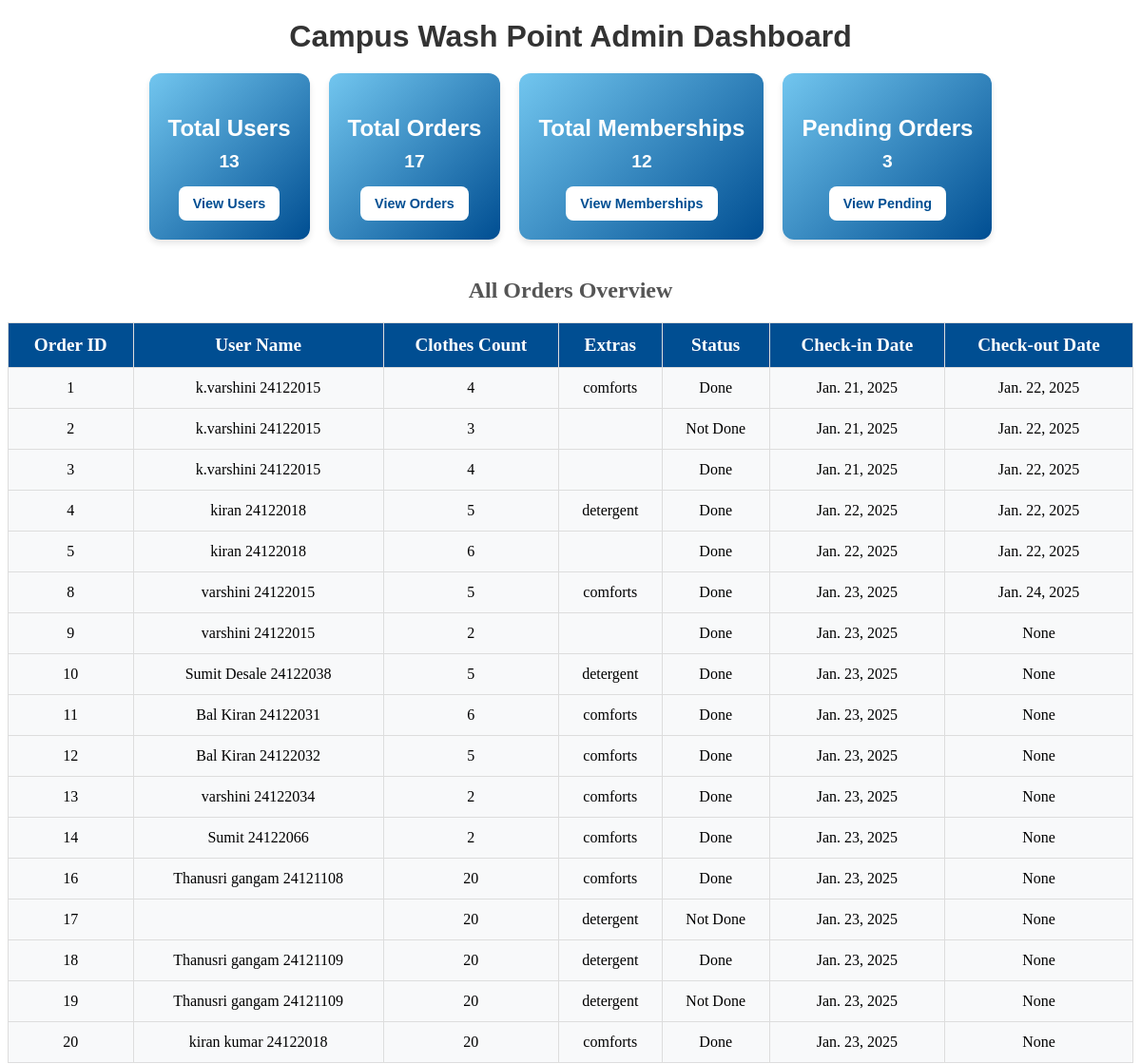
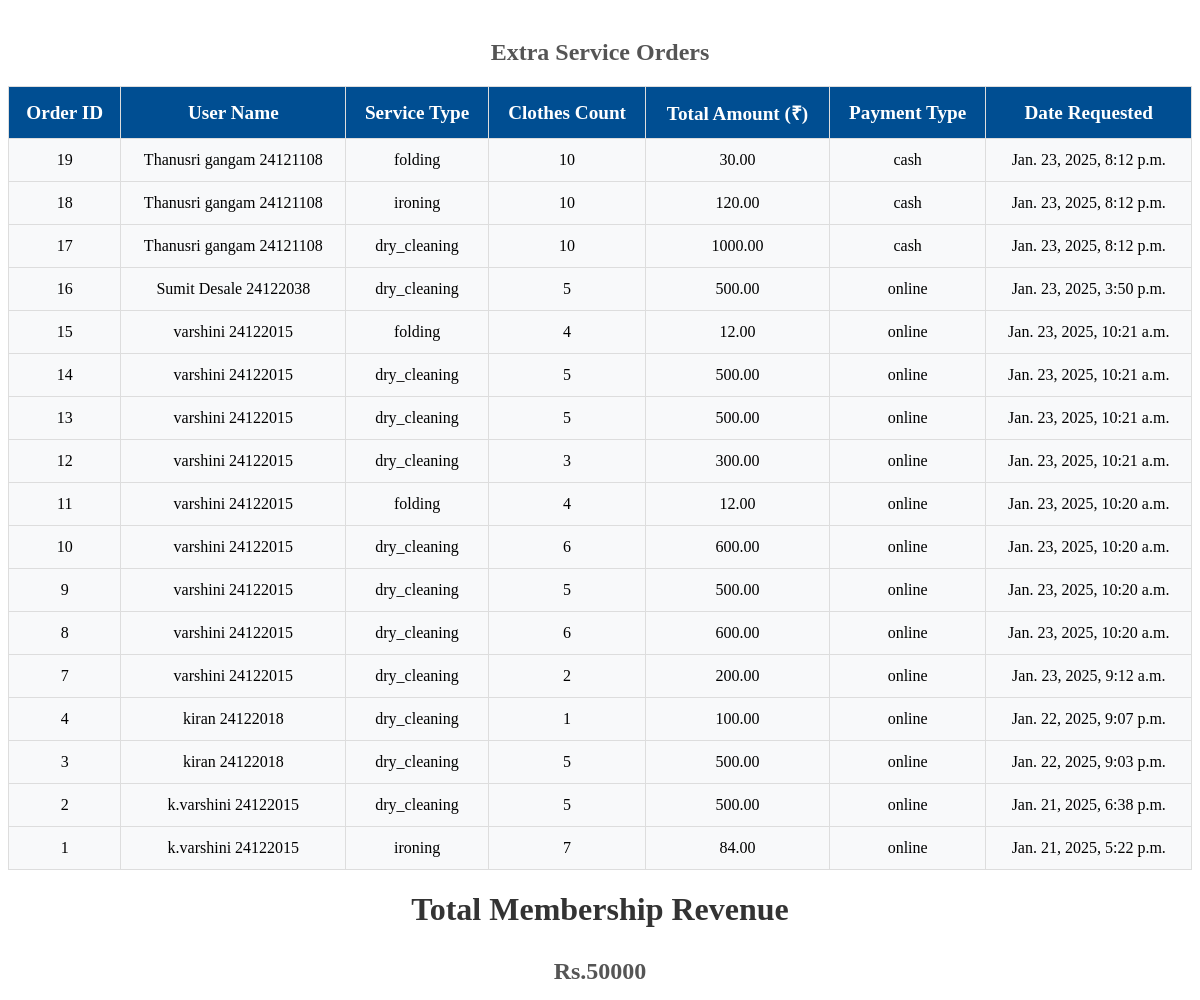
Page /admin-dash on the earlier database version (2 pictures, top to bottom).
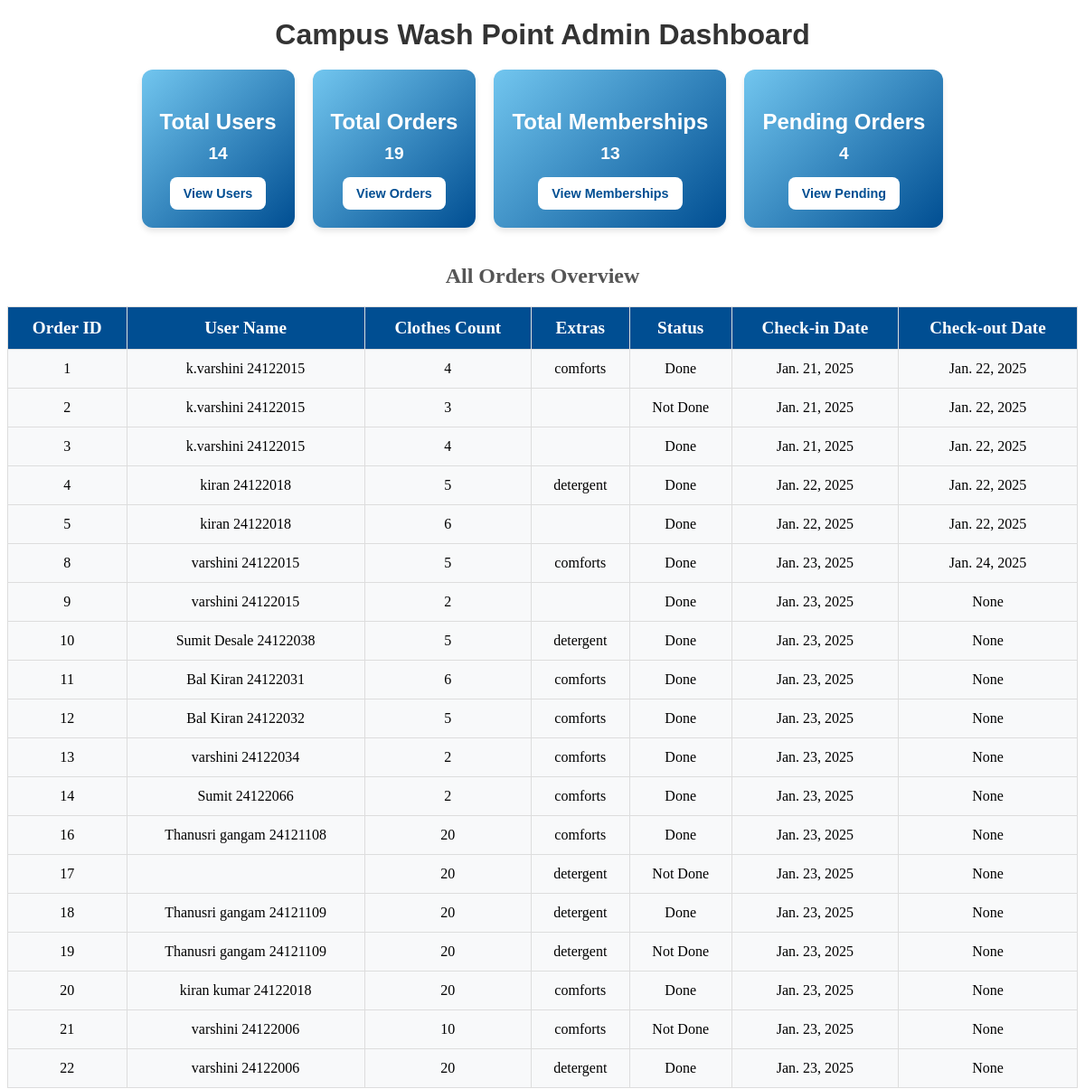
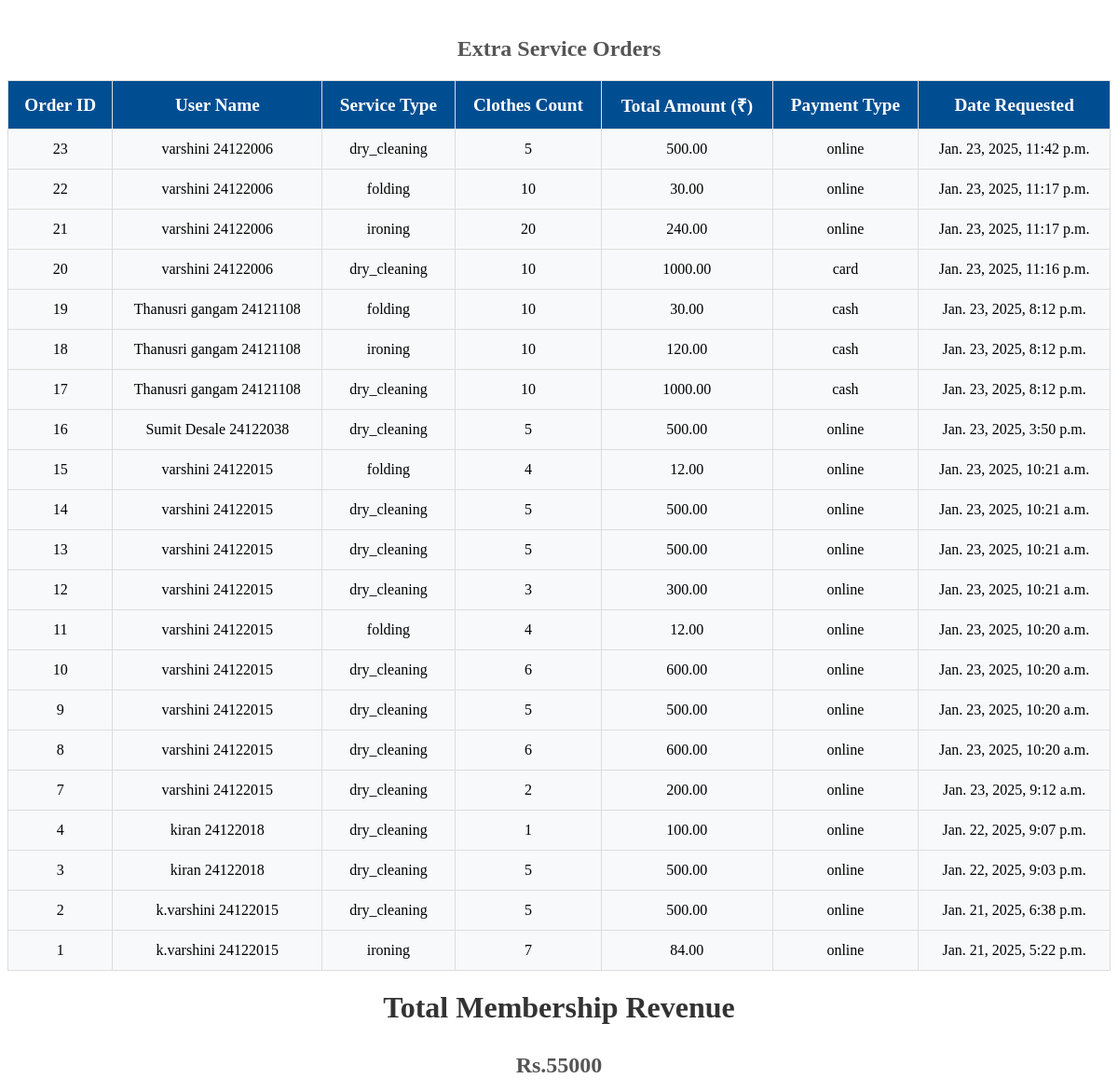
Same page on the later database version (2 pictures, top to bottom).
### campuswashapp/models.py (models this page shows, shortened)
class LaundryOrders(models.Model):
    STATUS_CHOICES = [
        ('Not Done', 'Not Done'),
        ('Done', 'Done'),
    ]
    laundry_id = models.AutoField(primary_key=True)
    user = models.ForeignKey(User, on_delete=models.CASCADE)
    membership = models.ForeignKey(laundry_Membership, on_delete=models.CASCADE)  # Assuming Membership model is defined
    clothes_count = models.PositiveIntegerField()
    extra_item = models.TextField(blank=True, null=True)  # For additional items like blankets, etc.
    check_in_date = models.DateField(auto_now_add=True)
    check_in_time = models.TimeField(auto_now_add=True)
    check_out_date = models.DateField(null=True, blank=True)  # Default null, updated by admin
    status = models.CharField(
        max_length=10,
        choices=STATUS_CHOICES,
        default='Not Done',  # Default value for new orders
    )

class ExtraService(models.Model):
    EXTRA_SERVICE_CHOICES = [
        ('dry_cleaning', 'Dry Cleaning'),
        ('ironing', 'Ironing'),
        ('folding', 'Folding'),
    ]
    PAYMENT_TYPE_CHOICES = [
        ('online', 'Online'),
        ('card', 'Card'),
        ('cash', 'Cash'),
    ]
    user = models.ForeignKey(User, on_delete=models.CASCADE, related_name='extra_services')
    extraService = models.CharField(max_length=20, choices=EXTRA_SERVICE_CHOICES)
    clothesCount = models.PositiveIntegerField()
    totalAmount = models.DecimalField(max_digits=10, decimal_places=2)
    paymentType = models.CharField(max_length=10, choices=PAYMENT_TYPE_CHOICES)
    date_requested = models.DateTimeField(auto_now_add=True)
    from django.db import models

### campuswashapp/views.py (the view)
# urls.py: path('admin-dash',admin_dash, name='admin_dash'),  # User profile page
def admin_dash(request):
    total_users = User.objects.count()
    total_orders = LaundryOrders.objects.count()
    pending_orders = LaundryOrders.objects.filter(status='Not Done').count()
    total_memberships = laundry_Membership.objects.count()
    six_month_memberships = laundry_Membership.objects.filter(membership_type='6 months').count()
    twelve_month_memberships = laundry_Membership.objects.filter(membership_type='12 months').count()
    membership_revenue = (
        laundry_Payments.objects
        .filter(payment_for='membership')
        .aggregate(total=Sum('amount'))['total'] or 0
    )
    orders = LaundryOrders.objects.all()
    extra_services = ExtraService.objects.all().order_by('-date_requested')
    context = {
        'total_users': total_users,
        'total_orders': total_orders,
        'pending_orders': pending_orders,
        'total_memberships': total_memberships,
        'six_month_memberships': six_month_memberships,
        'twelve_month_memberships': twelve_month_memberships,
        'orders': orders,  # Adding orders to the context
        'membership_revenue': membership_revenue,
        'extra_services': extra_services,  # Including extra services in the context
    }
    return render(request, 'admin/index.html', context)

### templates/admin/index.html (shortened to what this page needs)
{% block content %}
<div class="dashboard">
    <h1>Campus Wash Point Admin Dashboard</h1>
    <div class="stats">
        <div class="stat">
            <h3>Total Users</h3>
            <p>{{ total_users }}</p>
            <button onclick="location.href='/admin/auth/user/'">View Users</button>
        </div>
        <div class="stat">
            <h3>Total Orders</h3>
            <p>{{ total_orders }}</p>
            <button onclick="location.href='/admin/campuswashapp/laundryorders/'">View Orders</button>
        </div>
        <div class="stat">
            <h3>Total Memberships</h3>
            <p>{{ total_memberships }}</p>
            <button onclick="location.href='/admin/campuswashapp/laundry_membership/'">View Memberships</button>
        </div>
        <div class="stat">
            <h3>Pending Orders</h3>
            <p>{{ pending_orders }}</p>
            <button onclick="location.href='/admin/campuswashapp/laundryorders/?status=Not+Done'">View Pending</button>
        </div>
    </div>
</div>
<div class="orders-table">
    <h2>All Orders Overview</h2>
    <table>
        <thead>
            <tr>
                <th>Order ID</th>
                <th>User Name</th>
                <th>Clothes Count</th>
                <th>Extras</th>
                <th>Status</th>
                <th>Check-in Date</th>
                <th>Check-out Date</th>
            </tr>
        </thead>
        <tbody>
            {% for order in orders %}
            <tr>
                <td>{{ order.laundry_id }}</td>
                <td>{{ order.user.first_name }} {{ order.user.last_name }}</td>
                <td>{{ order.clothes_count }}</td>
                <td>{{ order.extra_item }}</td>
                <td>{{ order.status }}</td>
                <td>{{ order.check_in_date }}</td>
                <td>{{ order.check_out_date }}</td>
            </tr>
            {% empty %}
            <tr>
                <td colspan="7">No orders available</td>
            </tr>
            {% endfor %}
        </tbody>
    </table>
</div>
 <div class="extra-services-table mb-5">
    <h2 class="mb-3">Extra Service Orders</h2>
    <table class="table table-bordered table-striped">
        <thead class="table-dark">
            <tr>
                <th>Order ID</th>
                <th>User Name</th>
                <th>Service Type</th>
                <th>Clothes Count</th>
                <th>Total Amount (₹)</th>
                <th>Payment Type</th>
                <th>Date Requested</th>
            </tr>
        </thead>
        <tbody>
            {% for service in extra_services %}
            <tr>
                <td>{{ service.id }}</td>
                <td>{{ service.user.first_name }} {{ service.user.last_name }}</td>
                <td>{{ service.extraService }}</td>
                <td>{{ service.clothesCount }}</td>
                <td>{{ service.totalAmount }}</td>
                <td>{{ service.paymentType }}</td>
                <td>{{ service.date_requested }}</td>
            </tr>
            {% empty %}
            <tr>
                <td colspan="7" class="text-center">No extra service orders available</td>
            </tr>
            {% endfor %}
        </tbody>
    </table>
</div>
</body>
</html>
<div class="col-md-6">
    <div class="card text-center shadow-sm border-0">
        <div class="card-body">
            <h1 class="card-title text-info" style="text-align:center">Total Membership Revenue</h1>
            <h2 class="fw-bold">Rs.{{ membership_revenue }}</h2>
        </div>
    </div>
</div>
{% endblock content %}

### templates/admin/index.html (style rules this page uses)
.dashboard { margin: 20px; font-family: Arial, sans-serif; }
h1 { color: #333; text-align: center; margin-bottom: 20px; }
h2 { color: #555; text-align: center; margin-top: 30px; margin-bottom: 15px; }
.stats { display: flex; flex-wrap: wrap; gap: 20px; justify-content: center; }
.stat { background: linear-gradient(135deg, #72c6ef, #004e92); color: white; padding: 20px; border-radius: 12px; text-align: center; box-shadow: 0 4px 6px rgba(0, 0, 0, 0.1); transition: transform 0.3s ease, box-shadow 0.3s ease; }
.stat h3 { margin-bottom: 10px; font-size: 1.5em; }
.stat p { font-size: 1.2em; font-weight: bold; margin: 5px 0 15px; }
.stat button { background-color: #fff; color: #004e92; border: none; padding: 10px 15px; border-radius: 8px; cursor: pointer; font-weight: bold; font-size: 0.9em; transition: background-color 0.3s ease, transform 0.3s ease; }
.orders-table { margin-top: 40px; text-align: center; }
.orders-table table { width: 100%; border-collapse: collapse; margin-top: 20px; }
.orders-table th, .orders-table td { padding: 12px; border: 1px solid #ddd; text-align: center; }
.orders-table th { background-color: #004e92; color: white; font-size: 1.2em; }
.orders-table td { background-color: #f8f9fa; }
.orders-table tr:nth-child(even) { background-color: #f2f2f2; }
.extra-services-table { margin-top: 40px; text-align: center; }
.extra-services-table table { width: 100%; border-collapse: collapse; margin-top: 20px; }
.extra-services-table th, .extra-services-table td { padding: 12px; border: 1px solid #ddd; text-align: center; }
.extra-services-table th { background-color: #004e92; color: white; font-size: 1.2em; }
.extra-services-table td { background-color: #f8f9fa; }
.extra-services-table tr:nth-child(even) { background-color: #f2f2f2; }

Differences in the rows shown:
added LaundryOrders: laundry_id "21", user.first_name "varshini", user.last_name "24122006", clothes_count "10", extra_item "comforts", status "Not Done", check_in_date "Jan. 23, 2025", check_out_date "None"
added LaundryOrders: laundry_id "22", user.first_name "varshini", user.last_name "24122006", clothes_count "20", extra_item "detergent", status "Done", check_in_date "Jan. 23, 2025", check_out_date "None"
added ExtraService: id "23", user.first_name "varshini", user.last_name "24122006", extraService "dry_cleaning", clothesCount "5", totalAmount "500.00", paymentType "online", date_requested "Jan. 23, 2025, 11:42 p.m."
added ExtraService: id "22", user.first_name "varshini", user.last_name "24122006", extraService "folding", clothesCount "10", totalAmount "30.00", paymentType "online", date_requested "Jan. 23, 2025, 11:17 p.m."
added ExtraService: id "21", user.first_name "varshini", user.last_name "24122006", extraService "ironing", clothesCount "20", totalAmount "240.00", paymentType "online", date_requested "Jan. 23, 2025, 11:17 p.m."
added ExtraService: id "20", user.first_name "varshini", user.last_name "24122006", extraService "dry_cleaning", clothesCount "10", totalAmount "1000.00", paymentType "card", date_requested "Jan. 23, 2025, 11:16 p.m."
Other differences:
{{ total_users }}: "13" → "14"
{{ total_orders }}: "17" → "19"
{{ total_memberships }}: "12" → "13"
{{ pending_orders }}: "3" → "4"
{{ membership_revenue }}: "50000" → "55000"
